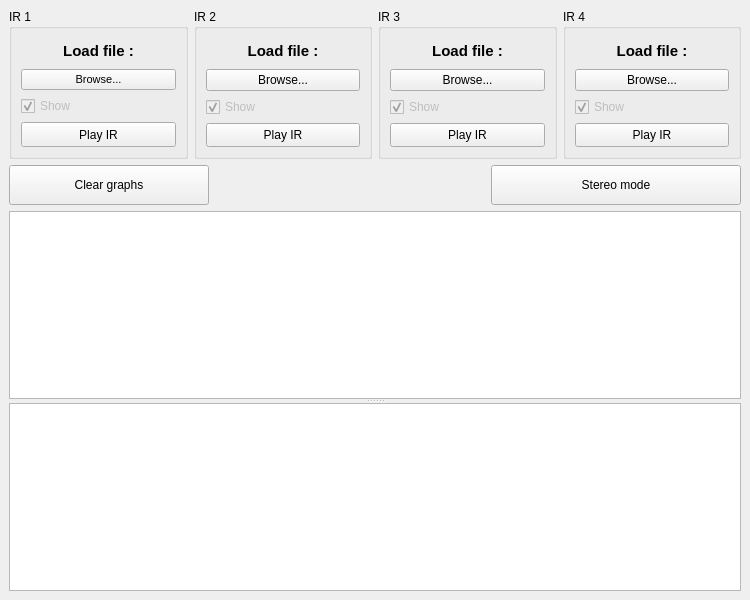
<?xml version="1.0" encoding="UTF-8"?>
<ui version="4.0">
 <class>MainWindow</class>
 <widget class="QMainWindow" name="MainWindow">
  <property name="geometry">
   <rect>
    <x>0</x>
    <y>0</y>
    <width>750</width>
    <height>600</height>
   </rect>
  </property>
  <property name="sizePolicy">
   <sizepolicy hsizetype="Fixed" vsizetype="Preferred">
    <horstretch>0</horstretch>
    <verstretch>0</verstretch>
   </sizepolicy>
  </property>
  <property name="minimumSize">
   <size>
    <width>500</width>
    <height>600</height>
   </size>
  </property>
  <property name="windowTitle">
   <string>IR Visualizer - CAB MODE (Mono only)</string>
  </property>
  <widget class="QWidget" name="centralwidget">
   <layout class="QVBoxLayout" name="verticalLayout">
    <item>
     <layout class="QHBoxLayout" name="horizontalLayout" stretch="1,1,1,1">
      <property name="sizeConstraint">
       <enum>QLayout::SetMinimumSize</enum>
      </property>
      <item>
       <widget class="QGroupBox" name="ir1_box">
        <property name="sizePolicy">
         <sizepolicy hsizetype="Preferred" vsizetype="Minimum">
          <horstretch>0</horstretch>
          <verstretch>0</verstretch>
         </sizepolicy>
        </property>
        <property name="minimumSize">
         <size>
          <width>0</width>
          <height>150</height>
         </size>
        </property>
        <property name="title">
         <string>IR 1</string>
        </property>
        <layout class="QVBoxLayout" name="verticalLayout_2" stretch="0,0,0,0">
         <item>
          <widget class="QLabel" name="label1">
           <property name="font">
            <font>
             <pointsize>11</pointsize>
             <weight>75</weight>
             <bold>true</bold>
            </font>
           </property>
           <property name="text">
            <string>Load file :</string>
           </property>
           <property name="alignment">
            <set>Qt::AlignCenter</set>
           </property>
          </widget>
         </item>
         <item>
          <widget class="QPushButton" name="ir1_button">
           <property name="sizePolicy">
            <sizepolicy hsizetype="Expanding" vsizetype="Fixed">
             <horstretch>0</horstretch>
             <verstretch>0</verstretch>
            </sizepolicy>
           </property>
           <property name="font">
            <font>
             <pointsize>8</pointsize>
            </font>
           </property>
           <property name="text">
            <string>Browse...</string>
           </property>
          </widget>
         </item>
         <item>
          <widget class="QCheckBox" name="ir1_check">
           <property name="enabled">
            <bool>false</bool>
           </property>
           <property name="sizePolicy">
            <sizepolicy hsizetype="Preferred" vsizetype="Fixed">
             <horstretch>0</horstretch>
             <verstretch>0</verstretch>
            </sizepolicy>
           </property>
           <property name="layoutDirection">
            <enum>Qt::LeftToRight</enum>
           </property>
           <property name="text">
            <string>Show </string>
           </property>
           <property name="checked">
            <bool>true</bool>
           </property>
          </widget>
         </item>
         <item>
          <widget class="QPushButton" name="play1_button">
           <property name="sizePolicy">
            <sizepolicy hsizetype="Preferred" vsizetype="Fixed">
             <horstretch>0</horstretch>
             <verstretch>0</verstretch>
            </sizepolicy>
           </property>
           <property name="maximumSize">
            <size>
             <width>16777215</width>
             <height>30</height>
            </size>
           </property>
           <property name="text">
            <string>Play IR</string>
           </property>
          </widget>
         </item>
        </layout>
       </widget>
      </item>
      <item>
       <widget class="QGroupBox" name="ir2_box">
        <property name="title">
         <string>IR 2</string>
        </property>
        <layout class="QVBoxLayout" name="verticalLayout_3">
         <item>
          <widget class="QLabel" name="label2">
           <property name="font">
            <font>
             <pointsize>11</pointsize>
             <weight>75</weight>
             <bold>true</bold>
            </font>
           </property>
           <property name="text">
            <string>Load file :</string>
           </property>
           <property name="alignment">
            <set>Qt::AlignCenter</set>
           </property>
          </widget>
         </item>
         <item>
          <widget class="QPushButton" name="ir2_button">
           <property name="text">
            <string>Browse...</string>
           </property>
          </widget>
         </item>
         <item>
          <widget class="QCheckBox" name="ir2_check">
           <property name="enabled">
            <bool>false</bool>
           </property>
           <property name="text">
            <string>Show </string>
           </property>
           <property name="checked">
            <bool>true</bool>
           </property>
          </widget>
         </item>
         <item>
          <widget class="QPushButton" name="play2_button">
           <property name="sizePolicy">
            <sizepolicy hsizetype="Preferred" vsizetype="Fixed">
             <horstretch>0</horstretch>
             <verstretch>0</verstretch>
            </sizepolicy>
           </property>
           <property name="maximumSize">
            <size>
             <width>16777215</width>
             <height>30</height>
            </size>
           </property>
           <property name="text">
            <string>Play IR</string>
           </property>
          </widget>
         </item>
        </layout>
       </widget>
      </item>
      <item>
       <widget class="QGroupBox" name="ir3_box">
        <property name="title">
         <string>IR 3</string>
        </property>
        <layout class="QVBoxLayout" name="verticalLayout_4">
         <item>
          <widget class="QLabel" name="label3">
           <property name="font">
            <font>
             <pointsize>11</pointsize>
             <weight>75</weight>
             <bold>true</bold>
            </font>
           </property>
           <property name="text">
            <string>Load file :</string>
           </property>
           <property name="alignment">
            <set>Qt::AlignCenter</set>
           </property>
          </widget>
         </item>
         <item>
          <widget class="QPushButton" name="ir3_button">
           <property name="text">
            <string>Browse...</string>
           </property>
          </widget>
         </item>
         <item>
          <widget class="QCheckBox" name="ir3_check">
           <property name="enabled">
            <bool>false</bool>
           </property>
           <property name="text">
            <string>Show </string>
           </property>
           <property name="checked">
            <bool>true</bool>
           </property>
          </widget>
         </item>
         <item>
          <widget class="QPushButton" name="play3_button">
           <property name="sizePolicy">
            <sizepolicy hsizetype="Preferred" vsizetype="Fixed">
             <horstretch>0</horstretch>
             <verstretch>0</verstretch>
            </sizepolicy>
           </property>
           <property name="maximumSize">
            <size>
             <width>16777215</width>
             <height>30</height>
            </size>
           </property>
           <property name="text">
            <string>Play IR</string>
           </property>
          </widget>
         </item>
        </layout>
       </widget>
      </item>
      <item>
       <widget class="QGroupBox" name="ir4_box">
        <property name="title">
         <string>IR 4</string>
        </property>
        <layout class="QVBoxLayout" name="verticalLayout_5">
         <item>
          <widget class="QLabel" name="label4">
           <property name="font">
            <font>
             <pointsize>11</pointsize>
             <weight>75</weight>
             <bold>true</bold>
            </font>
           </property>
           <property name="text">
            <string>Load file :</string>
           </property>
           <property name="alignment">
            <set>Qt::AlignCenter</set>
           </property>
          </widget>
         </item>
         <item>
          <widget class="QPushButton" name="ir4_button">
           <property name="text">
            <string>Browse...</string>
           </property>
          </widget>
         </item>
         <item>
          <widget class="QCheckBox" name="ir4_check">
           <property name="enabled">
            <bool>false</bool>
           </property>
           <property name="text">
            <string>Show </string>
           </property>
           <property name="checked">
            <bool>true</bool>
           </property>
          </widget>
         </item>
         <item>
          <widget class="QPushButton" name="play4_button">
           <property name="sizePolicy">
            <sizepolicy hsizetype="Preferred" vsizetype="Fixed">
             <horstretch>0</horstretch>
             <verstretch>0</verstretch>
            </sizepolicy>
           </property>
           <property name="maximumSize">
            <size>
             <width>16777215</width>
             <height>30</height>
            </size>
           </property>
           <property name="text">
            <string>Play IR</string>
           </property>
          </widget>
         </item>
        </layout>
       </widget>
      </item>
     </layout>
    </item>
    <item>
     <layout class="QHBoxLayout" name="horizontalLayout_2" stretch="0,0,0">
      <property name="spacing">
       <number>0</number>
      </property>
      <property name="leftMargin">
       <number>0</number>
      </property>
      <item>
       <widget class="QPushButton" name="clear_button">
        <property name="sizePolicy">
         <sizepolicy hsizetype="Expanding" vsizetype="Fixed">
          <horstretch>0</horstretch>
          <verstretch>0</verstretch>
         </sizepolicy>
        </property>
        <property name="minimumSize">
         <size>
          <width>0</width>
          <height>40</height>
         </size>
        </property>
        <property name="maximumSize">
         <size>
          <width>200</width>
          <height>16777215</height>
         </size>
        </property>
        <property name="layoutDirection">
         <enum>Qt::LeftToRight</enum>
        </property>
        <property name="text">
         <string>Clear graphs</string>
        </property>
       </widget>
      </item>
      <item>
       <widget class="QLabel" name="label_5">
        <property name="text">
         <string/>
        </property>
       </widget>
      </item>
      <item>
       <widget class="QPushButton" name="stereo_button">
        <property name="sizePolicy">
         <sizepolicy hsizetype="Expanding" vsizetype="Fixed">
          <horstretch>0</horstretch>
          <verstretch>0</verstretch>
         </sizepolicy>
        </property>
        <property name="minimumSize">
         <size>
          <width>0</width>
          <height>40</height>
         </size>
        </property>
        <property name="maximumSize">
         <size>
          <width>250</width>
          <height>16777215</height>
         </size>
        </property>
        <property name="layoutDirection">
         <enum>Qt::RightToLeft</enum>
        </property>
        <property name="text">
         <string>Stereo mode</string>
        </property>
       </widget>
      </item>
     </layout>
    </item>
    <item>
     <widget class="QSplitter" name="splitter">
      <property name="orientation">
       <enum>Qt::Vertical</enum>
      </property>
      <widget class="PlotWidget" name="temporal_plot"/>
      <widget class="PlotWidget" name="spectral_plot"/>
     </widget>
    </item>
   </layout>
  </widget>
 </widget>
 <customwidgets>
  <customwidget>
   <class>PlotWidget</class>
   <extends>QGraphicsView</extends>
   <header>pyqtgraph</header>
  </customwidget>
 </customwidgets>
 <resources/>
 <connections/>
</ui>
